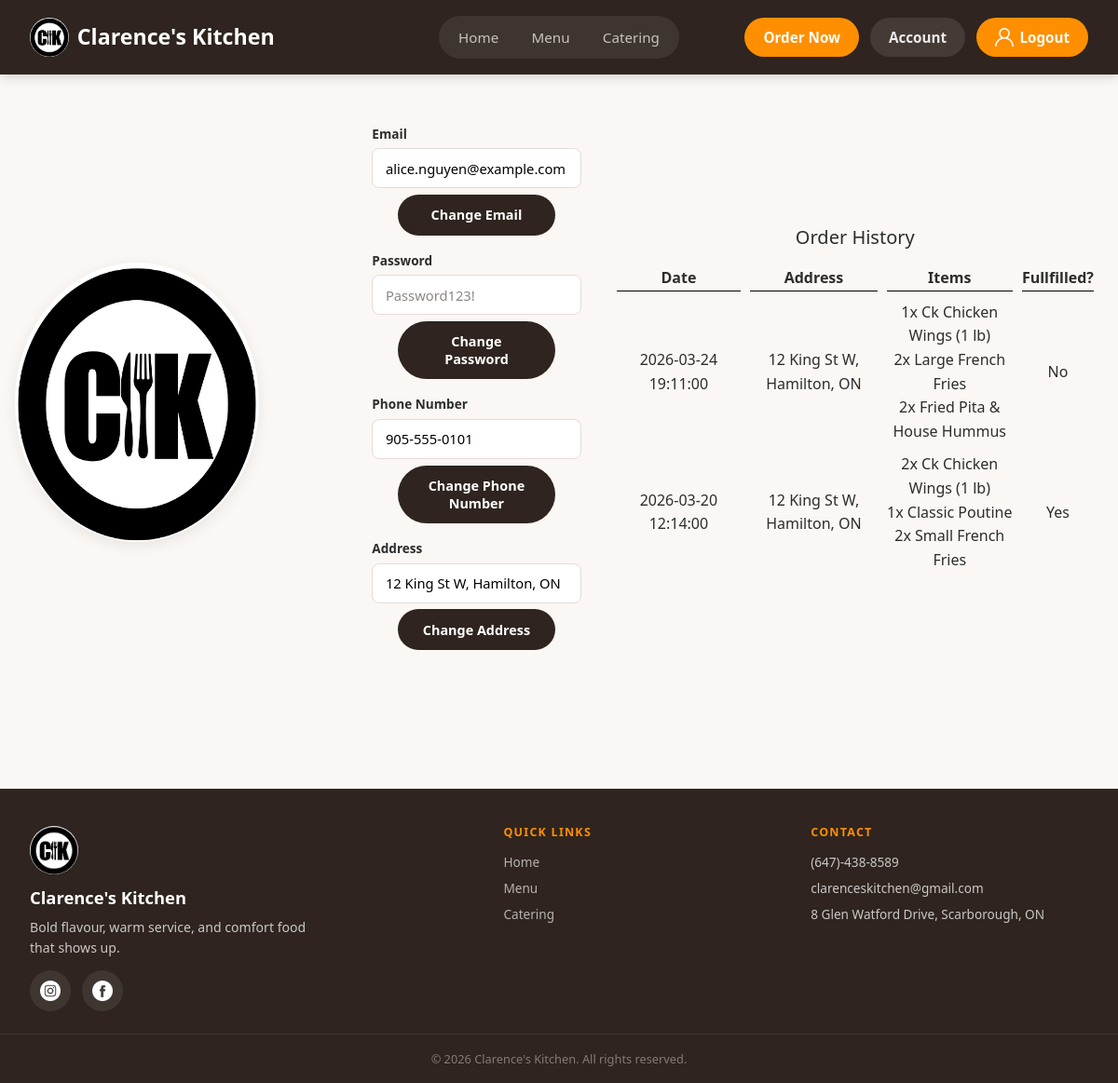
Before: /account/index.php (signed in) with the older database file.
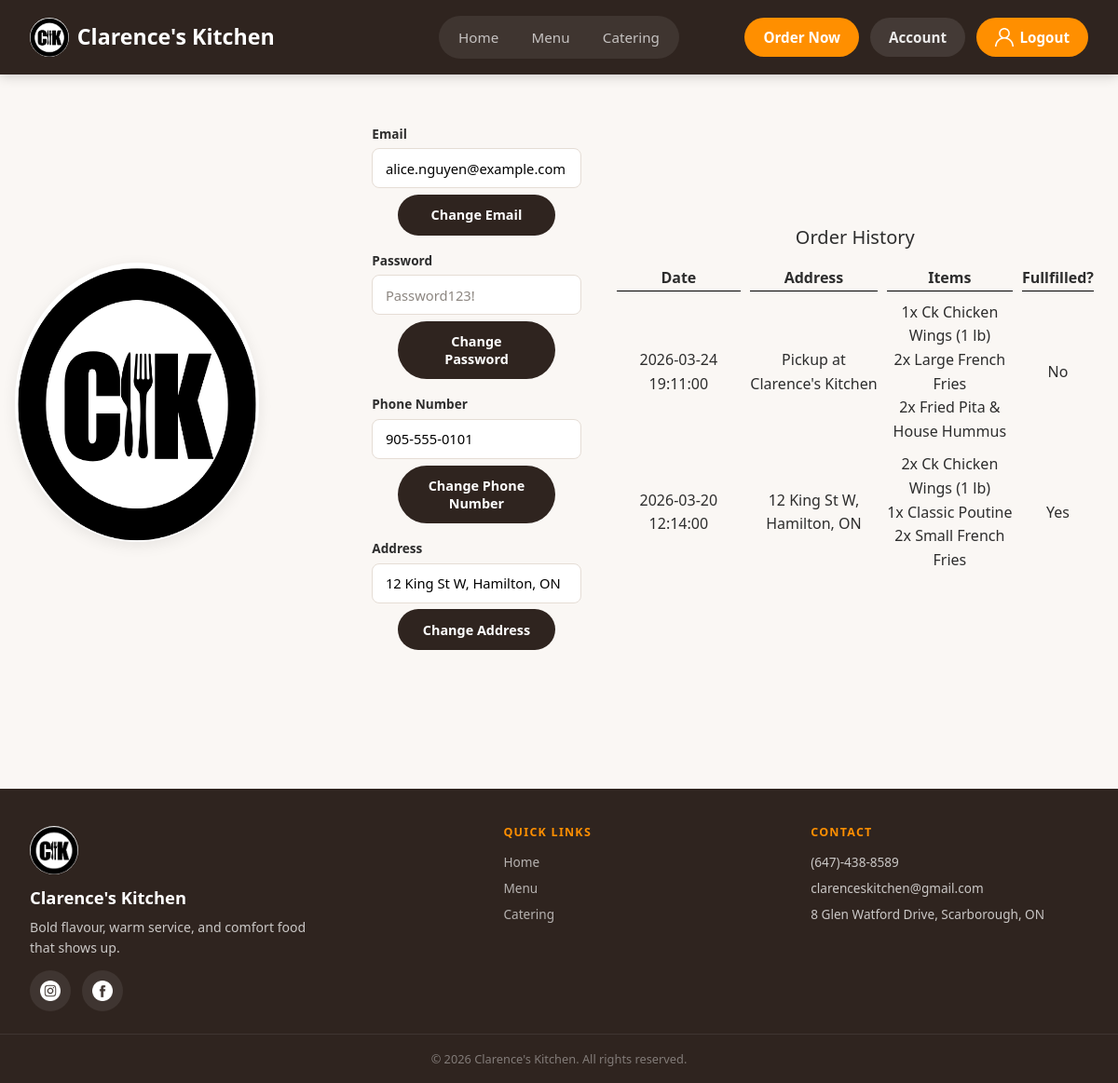
After: the same page with the newer database file.
### tables this page shows
CREATE TABLE IF NOT EXISTS `users` (
    `userID` INT AUTO_INCREMENT,
    `password` TEXT NOT NULL,
    `email` VARCHAR(255) UNIQUE,
    `phonenumber` varchar(25) UNIQUE,
    `address` TEXT,
    `ordersdone` INT DEFAULT(0),
    `admin` BOOLEAN DEFAULT(0),
    PRIMARY KEY (`userID`)
);

CREATE TABLE IF NOT EXISTS `orders` (
    `orderID` INT AUTO_INCREMENT,
    `accountID` INT,
    `orderDate` DATETIME,
    `address` TEXT NOT NULL,
    `fulfillmentMethod` VARCHAR(20) NOT NULL DEFAULT('pickup'),
    `fullfilled` BOOLEAN DEFAULT(0),
    PRIMARY KEY (`orderID`),
    FOREIGN KEY (`accountID`) REFERENCES `users`(`userID`)
);

CREATE TABLE IF NOT EXISTS `orderdetails` (
    `orderDetailID` INT AUTO_INCREMENT,
    `orderID` INT,
    `productID` INT NOT NULL,
    `quantity` INT,
    PRIMARY KEY (`orderDetailID`),
    FOREIGN KEY (`orderID`) REFERENCES `orders`(`orderID`),
    FOREIGN KEY (`productID`) REFERENCES `products`(`productID`)
);

CREATE TABLE IF NOT EXISTS `products` (
    `productID` INT AUTO_INCREMENT,
    `productName` TEXT,
    `productDesc` TEXT,
    `price` DOUBLE,
    `productImg` TEXT,
    `productClass` varchar(255),
    PRIMARY KEY (`productID`),
    FOREIGN KEY (`productClass`) REFERENCES `productClasses`(`name`)
);

### account/index.php (the view, shortened to what this page needs)
<?php session_start();
include "../assets/php/connect.php";
$email = $_SESSION["email"];
$stmt = $dbh->prepare("SELECT userID, email, phonenumber, address, admin FROM users WHERE email=?");
$stmt->execute([$email]);
$currentUser = $stmt->fetch(PDO::FETCH_ASSOC);
?>
<!doctype html>
<html lang="en">
<head>
    <link rel="stylesheet" href="../assets/css/global.css" />
    <link rel="stylesheet" href="../assets/css/account.css" />
</head>
<body>
    <header class="site-header">
        <a href="../" class="site-title"><img src="../assets/images/logo.png" alt="" class="site-logo">Clarence's Kitchen</a>
        <div class="header-actions">
            <a class="nav-cta" href="../menu/">Order Now</a>
            <?php if (!isset($_SESSION["email"])) { ?>
                <div class="account-menu">
                    <a class="nav-cta account-trigger" href="../login/" aria-label="Account menu">
                        <img src="../assets/images/user.png" alt="">
                        <span>Login/Signup</span>
                    </a>
                    <div class="account-dropdown">
                        <a href="../login/">Log In</a>
                        <a href="../signup/">Sign Up</a>
                    </div>
                </div>
            <?php } else { ?>
                <a href="../account/" class="login-status">Account</a>
                <div class="account-menu" id="logoutbtn">
                    <a class="nav-cta account-trigger" aria-label="Account menu">
                        <img src="../assets/images/user.png" alt="">
                        <span>Logout</span>
                    </a>
                </div>
            <?php } ?>
        </div>
    </header>
    <nav class="main-nav" id="main-nav" aria-label="Main navigation">
        <ul>
            <li><a href="../">Home</a></li>
            <li><a href="../menu/">Menu</a></li>
            <li><a href="../catering/">Catering</a></li>
        </ul>
    </nav>
    <div id="content">
        <div id="adminandlogo">
            <img src="../assets/images/logo.png" id="logo" />
        </div>
        <div id="changeForms">
            <div class="inputcontainer">
                <label for="emailinput">Email</label>
                <input type="email" id="emailinput" placeholder="email@example.com" value="<?php echo htmlspecialchars($currentUser["email"] ?? ""); ?>" />
                <button id="changeemail" class="button">Change Email</button>
            </div>
            <div class="inputcontainer">
                <label for="passinput">Password</label>
                <input type="password" id="passinput" placeholder="Password123!" />
                <button id="changepass" class="button">Change Password</button>
            </div>
            <div class="inputcontainer">
                <label for="phoneinput">Phone Number</label>
                <input type="text" id="phoneinput" placeholder="123-456-7890" value="<?php echo htmlspecialchars($currentUser["phonenumber"] ?? ""); ?>" />
                <button id="changephone" class="button">Change Phone Number</button>
            </div>
            <div class="inputcontainer">
                <label for="addressinput">Address</label>
                <input type="text" id="addressinput" placeholder="15 Example Drive" value="<?php echo htmlspecialchars($currentUser["address"] ?? ""); ?>" />
                <button id="changeaddress" class="button">Change Address</button>
            </div>
        </div>
        <div id="orderhistory">
            <div class="title">Order History</div>
            <table>
                <th>Date</th>
                <th>Address</th>
                <th>Items</th>
                <th>Fullfilled?</th>
                <?php
                $acctID = $currentUser["userID"];
                $cmd = "SELECT * FROM orders WHERE accountID=? ORDER BY orderDate DESC LIMIT 5";
                $stmt = $dbh->prepare($cmd);
                $success = $stmt->execute([$acctID]);
                if ($success) {
                    while ($row = $stmt->fetch()) {
                        echo "<tr>";
                        $date = $row["orderDate"];
                        $address = $row["address"];
                        $cmd = "SELECT * FROM orderdetails WHERE orderID=?";
                        $stmt2 = $dbh->prepare($cmd);
                        $success = $stmt2->execute([$row["orderID"]]);
                        $fullfilled = $row["fullfilled"];
                        echo "<td>" . $date . "</td>";
                        echo "<td>" . $address . "</td>";
                        echo "<td>";
                        while ($orderdetails = $stmt2->fetch()) {
                            $cmd = "SELECT * FROM products WHERE productID=?";
                            $stmt3 = $dbh->prepare($cmd);
                            $success = $stmt3->execute([$orderdetails["productID"]]);
                            echo $orderdetails["quantity"] . "x " . $stmt3->fetch()["productName"] . "<br>";
                        }
                        echo "</td>";
                        if ($fullfilled == 1) {
                            $fullfilled = "Yes";
                        } else {
                            $fullfilled = "No";
                        }
                        echo "<td>" . $fullfilled . "</td>";
                        echo "</tr>";
                    }
                }
                ?>
            </table>
        </div>
    </div>
    <footer class="site-footer">
        <div class="footer-inner">
            <div class="footer-brand">
                <img src="../assets/images/logo.png" alt="Clarence's Kitchen" class="footer-logo">
                <span class="footer-title">Clarence's Kitchen</span>
                <p>Bold flavour, warm service, and comfort food that shows up.</p>
                <div class="footer-socials">
                    <a href="https://www.instagram.com/clarenceskitchen/" target="_blank" rel="noopener" aria-label="Instagram"><img src="../assets/images/instagram.png" alt="Instagram"></a>
                    <a href="https://www.facebook.com/ClarencesKitchen/" target="_blank" rel="noopener" aria-label="Facebook"><img src="../assets/images/facebook.png" alt="Facebook"></a>
                </div>
            </div>
            <div class="footer-links">
                <h4>Quick Links</h4>
                <ul>
                    <li><a href="../">Home</a></li>
                    <li><a href="../menu/">Menu</a></li>
                    <li><a href="../catering/">Catering</a></li>
                </ul>
            </div>
            <div class="footer-contact">
                <h4>Contact</h4>
                <ul>
                    <li>(647)-438-8589</li>
                    <li>clarenceskitchen@gmail.com</li>
                    <li>8 Glen Watford Drive, Scarborough, ON</li>
                </ul>
            </div>
        </div>
        <div class="footer-bottom">
            <p>&copy; 2026 Clarence's Kitchen. All rights reserved.</p>
        </div>
    </footer>
</body>
</html>

### assets/css/account.css (style rules this page uses)
.inputcontainer { justify-content: center; align-items: center; margin: 2%; }
.inputcontainer label { display: block; font-size: 0.85rem; font-weight: 600; color: var(--c-text); margin-bottom: 0.3rem; }
.inputcontainer input { width: 100%; padding: 0.65rem 0.85rem; border: 1.5px solid var(--c-border); border-radius: var(--radius-sm); font-size: 0.92rem; font-family: var(--font); background-color: #fff; transition: border-color 0.2s, box-shadow 0.2s; margin: 0; }
.inputcontainer input::placeholder { color: var(--c-text-muted); }
#changeForms { max-width: 25%; min-width: 20%; display: flex; flex-direction: column; justify-items: center; }
#content { display: flex; flex-direction: row; justify-content: center; align-items: center; padding: calc(var(--top-offset) + 3rem) 1rem 3rem; min-height: calc(100vh - 80px); }
#logo { height: 300px; width: 300px; border-radius: 50%; justify-content: center; box-shadow: var(--shadow-md); }
#adminandlogo { margin-right: 10%; justify-items: center; align-items: center; justify-content: center; }
.button { margin-top: 3%; display: flex; justify-self: center; margin-bottom: 3%; }
.inputcontainer .button { width: 75%; text-align: center; justify-content: center; }
.title { font-size: 20px; margin-bottom: 1%; text-align: center; }
#orderhistory { margin-left: 2%; }
th { margin: 2%; border-bottom: 1px solid black; width: 140px; }
table { border-spacing: 10px 10px; }
td { text-align: center; width: 33%; }

Changed rows visible on the page:
changed orders "No": address "12 King St W, Hamilton, ON" → "Pickup at Clarence's Kitchen"
